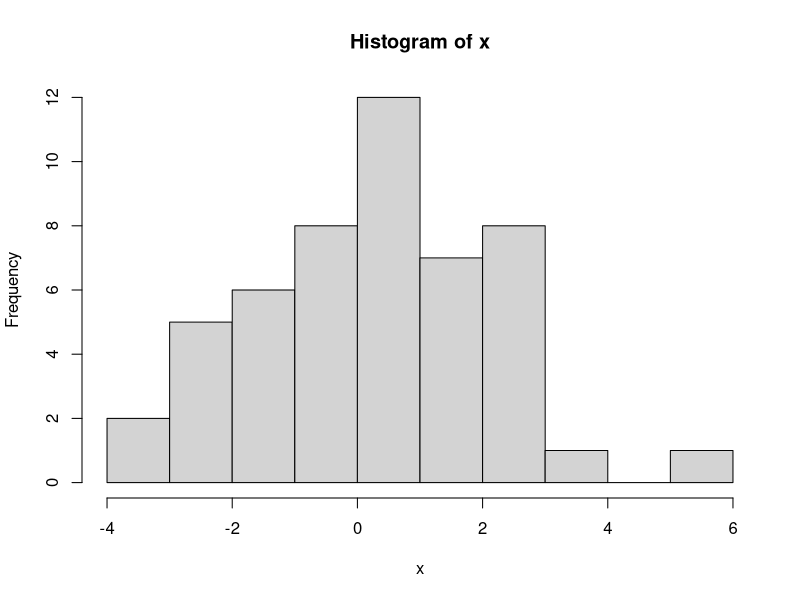
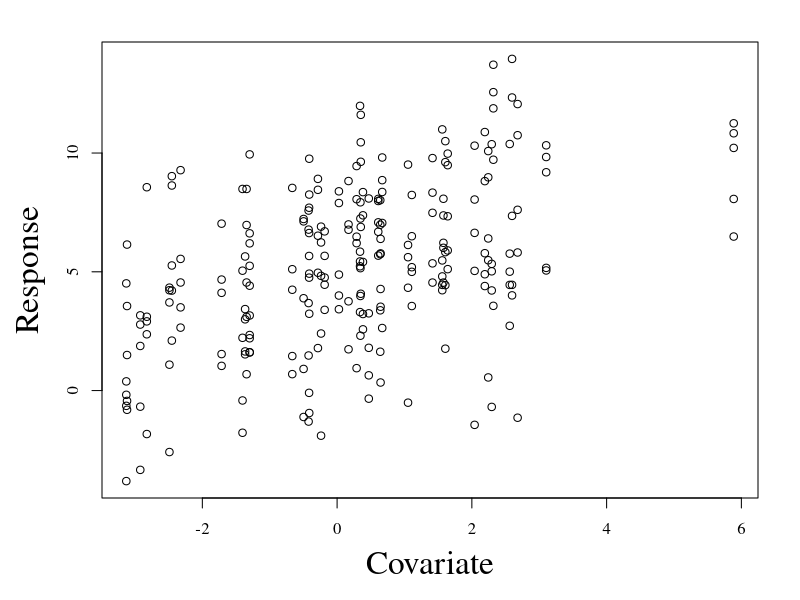

These charts were generated, in order, by the following R code:
## ---- chunk 1
knitr::opts_chunk$set(echo = TRUE, cache = TRUE)
## ---- chunk 2
#########################################################################
# group number, cluster size
#########################################################################
groups <- 50
cluster <- 5

#########################################################################
# generate random groups
#########################################################################
random <- seq(1,groups,1)                               # 100 random groups
data <- data.frame(rep(random, each = cluster))            # build a data.frame with 10 observations per cluster

#########################################################################
# generate 100 covariate values
#########################################################################
x <- rnorm(groups, 0, 2); hist(x)
data[,2] <- NA

#########################################################################
# assign covariate values to groups... all the same
#########################################################################
for (i in 1:nrow(data)){
  data[i,2] <- x[data[i,1]]
}

#########################################################################
# generate data with noise
#########################################################################
alpha <- 5
beta <- 1
data[,3] <- alpha + data[,2] * beta + rnorm(groups * cluster, 0, 3) 

par(family = 'serif', mar = c(5.1,5.1,2.1,2.1))
plot(data[,3] ~ data[,2], ylab = 'Response', xlab = 'Covariate', cex.lab = 2)

#########################################################################
# assign less ridiculous column names
#########################################################################
colnames(data) <- c('group', 'covariate', 'response')

library(lme4)
summary(lmer(response ~ covariate + (1|group), data = data))

